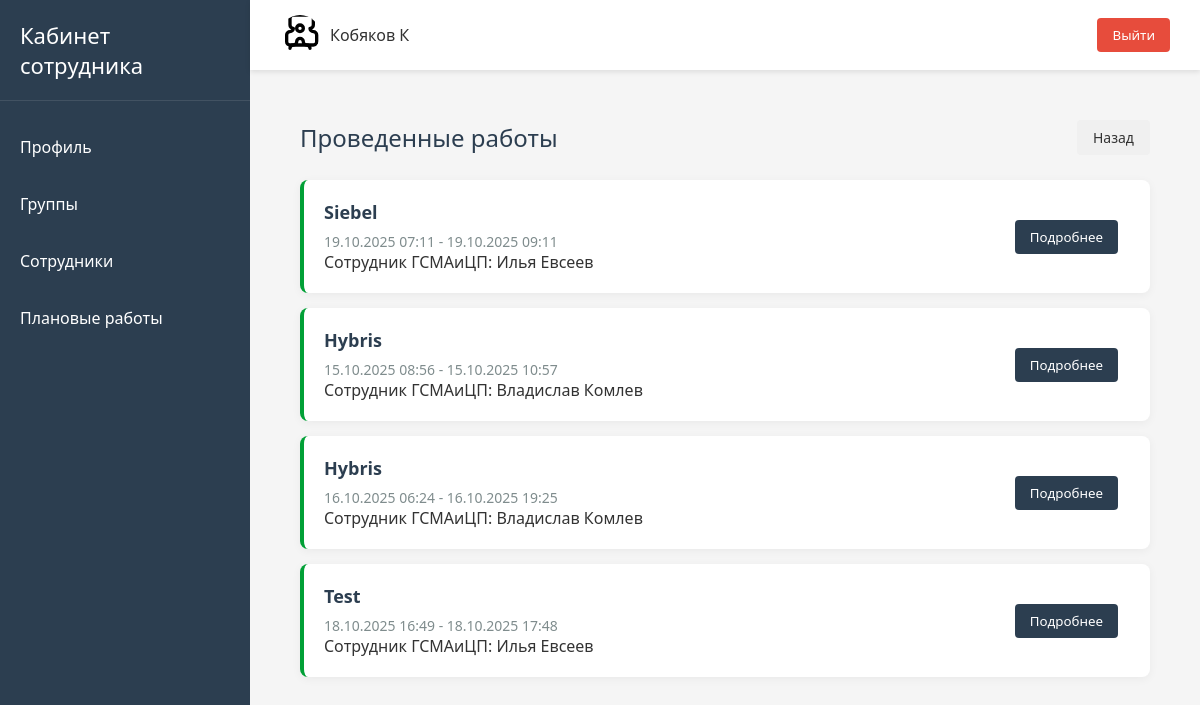
/downtime/history/ (signed in), run on an earlier commit of the app's database.
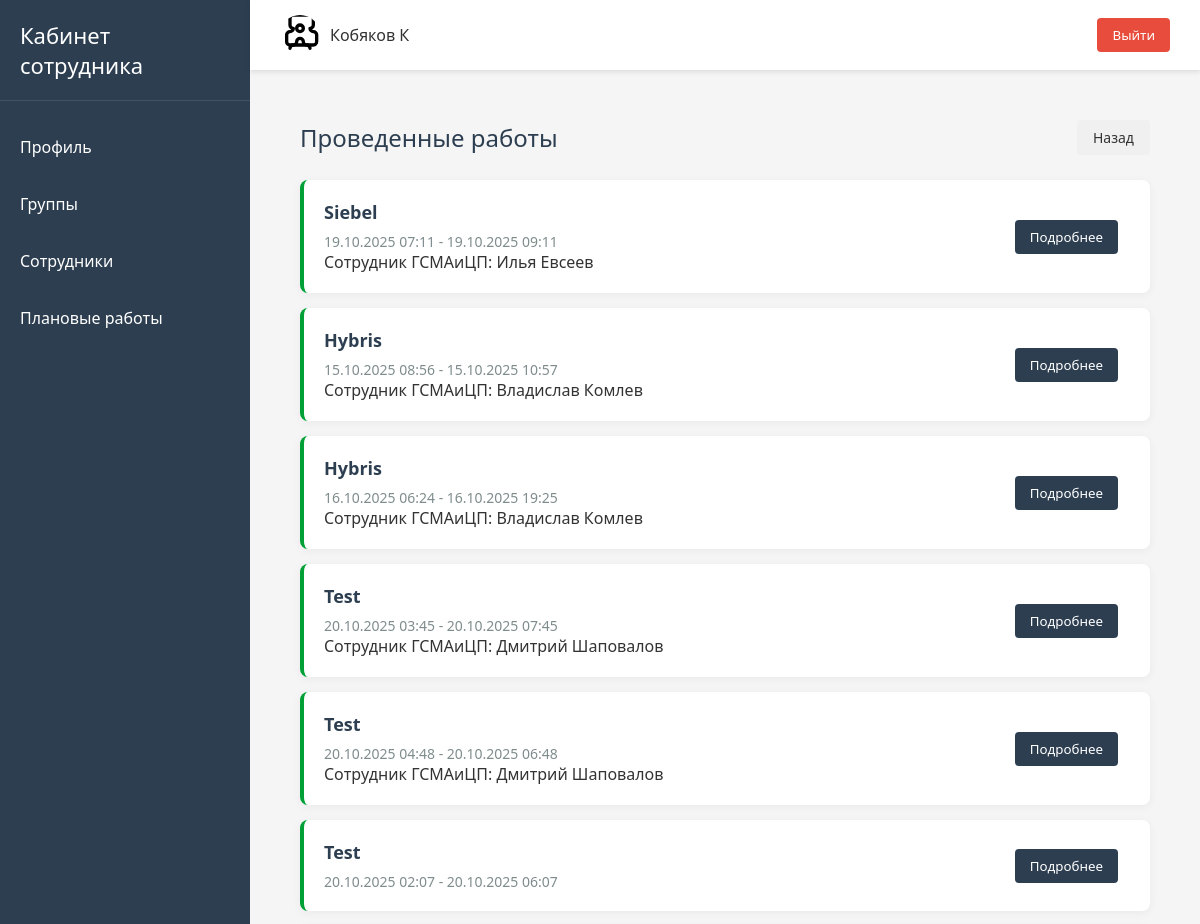
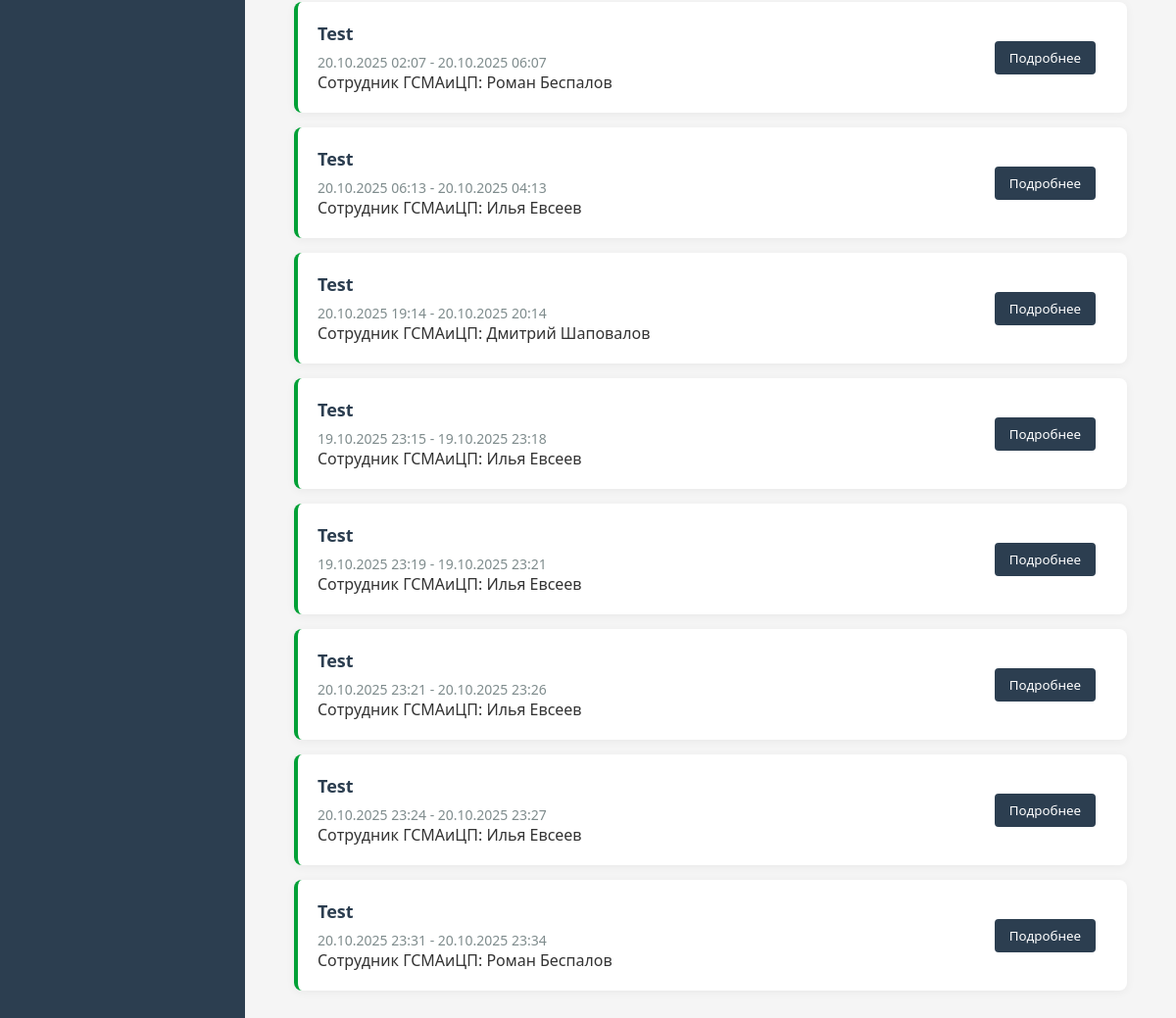
And on a later commit of the database (2 pictures, top to bottom).
### downtimes/models.py (models this page shows, shortened)
class Downtime(models.Model):
    service = models.CharField("Сервис", max_length=50)
    start_downtime = models.DateTimeField(
        "Дата и время начала работ",
        validators=(check_date,)
    )
    end_downtime = models.DateTimeField(
        "Дата и время окончания работ",
        validators=(check_date,)
    )
    gsma_employee = models.ForeignKey(
        User,
        on_delete=models.SET_NULL,
        null=True,
        related_name="downtimes",
        verbose_name="Сотрудник от ГСМАиЦП"
    )
    link_task = models.URLField("Ссылка на задачу", max_length=150)
    description = models.TextField("Описание")
    created_at = models.DateTimeField(
        "Дата создания записи",
        auto_now_add=True
    )
    class Meta:
        verbose_name = "Проведение работ на сервисе"
        verbose_name_plural = "Проведение работ на сервисе"
        constraints = [
            models.UniqueConstraint(
                fields=[
                    "gsma_employee",
                    "service",
                    "start_downtime",
                    "end_downtime"
                ],
                name='unique_downtime'
            )
        ]

### users/models.py (models this page shows, shortened)
class User(AbstractUser):
    email = models.EmailField("Email", unique=True)
    job_title = models.CharField("Должность", max_length=100)
    personnel_number = models.CharField(
        "Табельный номер",
        max_length=20,
        unique=True
    )
    group_job = models.ManyToManyField(
        "GroupJob",
        verbose_name="Группа сотрудника",
        related_name="users"
    )
    is_main = models.BooleanField("Босс этой качалки", default=False)
    USERNAME_FIELD = "username"
    REQUIRED_FIELDS = []
    objects = CustomUserManager()

### downtimes/views.py (the view)
# urls.py: path("history/", views.history_downtimes, name="history_downtime")
@login_required
def history_downtimes(request):
    downtimes = Downtime.objects.filter(start_downtime__lt=timezone.now())
    context = {"downtimes": downtimes}
    return render(request, "downtime/history_downtime.html", context)

### templates/downtime/history_downtime.html (shortened to what this page needs)
{% extends "base.html" %}
{% load static %}
{% block content %}
<div class="downtimes-container">
    <div class="downtimes-header">
        <h1 class="downtimes-title">Проведенные работы</h1>
        <a href="{% url 'downtimes:downtime' %}" class="detail-btn back-btn">
            Назад
        </a>
    </div>
    <div class="downtimes-list">
        {% for downtime in downtimes %}
        <div class="downtime-history-card">
            <div class="downtime-info">
                <div class="downtime-service">
                    {{ downtime.service }}
                </div>
                <div class="downtime-period">
                    {{ downtime.start_downtime|date:"d.m.Y H:i" }} - {{ downtime.end_downtime|date:"d.m.Y H:i" }}
                </div>
                {% if downtime.gsma_employee %}
                <div class="downtime-employee">
                    Сотрудник ГСМАиЦП: {{ downtime.gsma_employee.get_full_name|default:downtime.gsma_employee.username }}
                </div>
                {% endif %}
            </div>
            <div class="downtime-status">
                <a href="{% url 'downtimes:downtime_detail' downtime.id %}?from_history=true">
                    <button class="profile-btn">Подробнее</button>
                </a>
            </div>
        </div>
        {% endfor %}
    </div>
</div>
{% endblock %}

What changed in the data, as far as the page shows it:
removed Downtime: service "Test", start_downtime "18.10.2025 16:49", end_downtime "18.10.2025 17:48", gsma_employee.get_full_name "Илья Евсеев"
added Downtime: service "Test", start_downtime "20.10.2025 03:45", end_downtime "20.10.2025 07:45", gsma_employee.get_full_name "Дмитрий Шаповалов"
added Downtime: service "Test", start_downtime "20.10.2025 04:48", end_downtime "20.10.2025 06:48", gsma_employee.get_full_name "Дмитрий Шаповалов"
added Downtime: service "Test", start_downtime "20.10.2025 02:07", end_downtime "20.10.2025 06:07"
added Downtime: service "Test", start_downtime "20.10.2025 02:07", end_downtime "20.10.2025 06:07", gsma_employee.get_full_name "Роман Беспалов"
added Downtime: service "Test", start_downtime "20.10.2025 06:13", end_downtime "20.10.2025 04:13", gsma_employee.get_full_name "Илья Евсеев"
added Downtime: service "Test", start_downtime "20.10.2025 19:14", end_downtime "20.10.2025 20:14", gsma_employee.get_full_name "Дмитрий Шаповалов"
added Downtime: service "Test", start_downtime "19.10.2025 23:15", end_downtime "19.10.2025 23:18", gsma_employee.get_full_name "Илья Евсеев"
added Downtime: service "Test", start_downtime "19.10.2025 23:19", end_downtime "19.10.2025 23:21", gsma_employee.get_full_name "Илья Евсеев"
added Downtime: service "Test", start_downtime "20.10.2025 23:21", end_downtime "20.10.2025 23:26", gsma_employee.get_full_name "Илья Евсеев"
added Downtime: service "Test", start_downtime "20.10.2025 23:24", end_downtime "20.10.2025 23:27", gsma_employee.get_full_name "Илья Евсеев"
added Downtime: service "Test", start_downtime "20.10.2025 23:31", end_downtime "20.10.2025 23:34", gsma_employee.get_full_name "Роман Беспалов"
